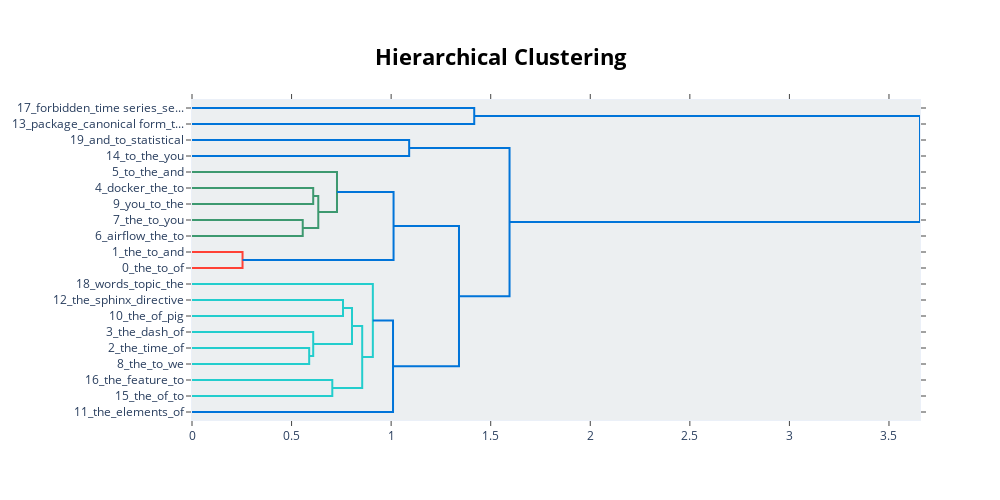

Notebook code for this chart:
### Code cell
model.visualize_hierarchy()

### Figure 1 — Plotly figure (JSON) as saved in the notebook; plotly's stock layout.template omitted (floating-point values rounded to 4 significant figures)
{"data": [{"hoverinfo": "text", "marker": {"color": "rgb(0,116,217)"}, "mode": "lines", "type": "scatter", "x": [0, 1.417, 1.417, 0], "xaxis": "x", "y": [-5, -5, -15, -15], "yaxis": "y"}, {"hoverinfo": "text", "marker": {"color": "rgb(0,116,217)"}, "mode": "lines", "type": "scatter", "x": [0, 1.09, 1.09, 0], "xaxis": "x", "y": [-25, -25, -35, -35], "yaxis": "y"}, {"hoverinfo": "text", "marker": {"color": "rgb(61,153,112)"}, "mode": "lines", "type": "scatter", "x": [0, 0.6086, 0.6086, 0], "xaxis": "x", "y": [-55, -55, -65, -65], "yaxis": "y"}, {"hoverinfo": "text", "marker": {"color": "rgb(61,153,112)"}, "mode": "lines", "type": "scatter", "x": [0, 0.556, 0.556, 0], "xaxis": "x", "y": [-75, -75, -85, -85], "yaxis": "y"}, {"hoverinfo": "text", "marker": {"color": "rgb(61,153,112)"}, "mode": "lines", "type": "scatter", "x": [0.6086, 0.6341, 0.6341, 0.556], "xaxis": "x", "y": [-60, -60, -80, -80], "yaxis": "y"}, {"hoverinfo": "text", "marker": {"color": "rgb(61,153,112)"}, "mode": "lines", "type": "scatter", "x": [0, 0.7281, 0.7281, 0.6341], "xaxis": "x", "y": [-45, -45, -70, -70], "yaxis": "y"}, {"hoverinfo": "text", "marker": {"color": "rgb(255,65,54)"}, "mode": "lines", "type": "scatter", "x": [0, 0.2538, 0.2538, 0], "xaxis": "x", "y": [-95, -95, -105, -105], "yaxis": "y"}, {"hoverinfo": "text", "marker": {"color": "rgb(0,116,217)"}, "mode": "lines", "type": "scatter", "x": [0.7281, 1.012, 1.012, 0.2538], "xaxis": "x", "y": [-57.5, -57.5, -100, -100], "yaxis": "y"}, {"hoverinfo": "text", "marker": {"color": "rgb(35,205,205)"}, "mode": "lines", "type": "scatter", "x": [0, 0.7583, 0.7583, 0], "xaxis": "x", "y": [-125, -125, -135, -135], "yaxis": "y"}, {"hoverinfo": "text", "marker": {"color": "rgb(35,205,205)"}, "mode": "lines", "type": "scatter", "x": [0, 0.5884, 0.5884, 0], "xaxis": "x", "y": [-155, -155, -165, -165], "yaxis": "y"}, {"hoverinfo": "text", "marker": {"color": "rgb(35,205,205)"}, "mode": "lines", "type": "scatter", "x": [0, 0.6086, 0.6086, 0.5884], "xaxis": "x", "y": [-145, -145, -160, -160], "yaxis": "y"}, {"hoverinfo": "text", "marker": {"color": "rgb(35,205,205)"}, "mode": "lines", "type": "scatter", "x": [0.7583, 0.8035, 0.8035, 0.6086], "xaxis": "x", "y": [-130, -130, -152.5, -152.5], "yaxis": "y"}, {"hoverinfo": "text", "marker": {"color": "rgb(35,205,205)"}, "mode": "lines", "type": "scatter", "x": [0, 0.7046, 0.7046, 0], "xaxis": "x", "y": [-175, -175, -185, -185], "yaxis": "y"}, {"hoverinfo": "text", "marker": {"color": "rgb(35,205,205)"}, "mode": "lines", "type": "scatter", "x": [0.8035, 0.8547, 0.8547, 0.7046], "xaxis": "x", "y": [-141.2, -141.2, -180, -180], "yaxis": "y"}, {"hoverinfo": "text", "marker": {"color": "rgb(35,205,205)"}, "mode": "lines", "type": "scatter", "x": [0, 0.9081, 0.9081, 0.8547], "xaxis": "x", "y": [-115, -115, -160.6, -160.6], "yaxis": "y"}, {"hoverinfo": "text", "marker": {"color": "rgb(0,116,217)"}, "mode": "lines", "type": "scatter", "x": [0.9081, 1.009, 1.009, 0], "xaxis": "x", "y": [-137.8, -137.8, -195, -195], "yaxis": "y"}, {"hoverinfo": "text", "marker": {"color": "rgb(0,116,217)"}, "mode": "lines", "type": "scatter", "x": [1.012, 1.341, 1.341, 1.009], "xaxis": "x", "y": [-78.75, -78.75, -166.4, -166.4], "yaxis": "y"}, {"hoverinfo": "text", "marker": {"color": "rgb(0,116,217)"}, "mode": "lines", "type": "scatter", "x": [1.09, 1.595, 1.595, 1.341], "xaxis": "x", "y": [-30, -30, -122.6, -122.6], "yaxis": "y"}, {"hoverinfo": "text", "marker": {"color": "rgb(0,116,217)"}, "mode": "lines", "type": "scatter", "x": [1.417, 3.656, 3.656, 1.595], "xaxis": "x", "y": [-10, -10, -76.29, -76.29], "yaxis": "y"}], "layout": {"autosize": false, "height": 500, "hoverlabel": {"bgcolor": "white", "font": {"family": "Rockwell", "size": 16}}, "hovermode": "closest", "plot_bgcolor": "#ECEFF1", "showlegend": false, "title": {"font": {"color": "Black", "size": 22}, "text": "<b>Hierarchical Clustering", "x": 0.5, "xanchor": "center", "yanchor": "top"}, "width": 1000, "xaxis": {"autorange": true, "mirror": "allticks", "range": [0, 3.656], "rangemode": "tozero", "showgrid": false, "showline": true, "showticklabels": true, "ticks": "outside", "type": "linear", "zeroline": false}, "yaxis": {"mirror": "allticks", "range": [-200, 0], "rangemode": "tozero", "showgrid": false, "showline": true, "showticklabels": true, "tickmode": "array", "ticks": "outside", "ticktext": ["17_forbidden_time series_se...", "13_package_canonical form_t...", "19_and_to_statistical", "14_to_the_you", "5_to_the_and", "4_docker_the_to", "9_you_to_the", "7_the_to_you", "6_airflow_the_to", "1_the_to_and", "0_the_to_of", "18_words_topic_the", "12_the_sphinx_directive", "10_the_of_pig", "3_the_dash_of", "2_the_time_of", "8_the_to_we", "16_the_feature_to", "15_the_of_to", "11_the_elements_of"], "tickvals": [-5, -15, -25, -35, -45, -55, -65, -75, -85, -95, -105, -115, -125, -135, -145, -155, -165, -175, -185, -195], "type": "linear", "zeroline": false}}}
